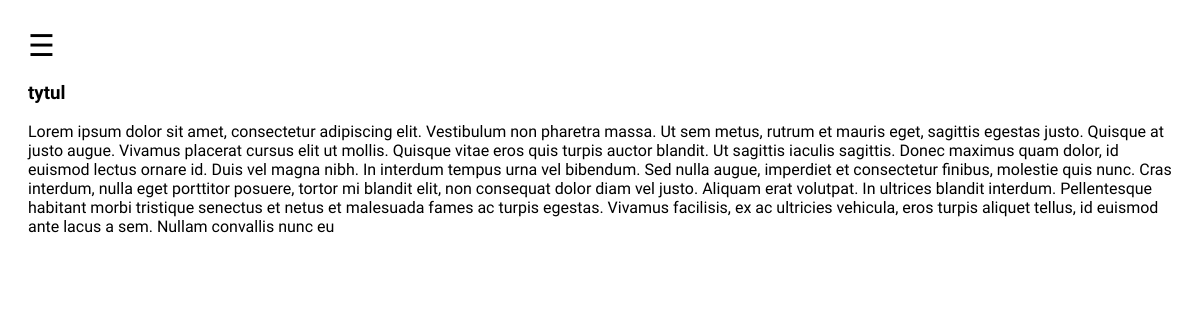
The page /text/10/ on the database as committed earlier.
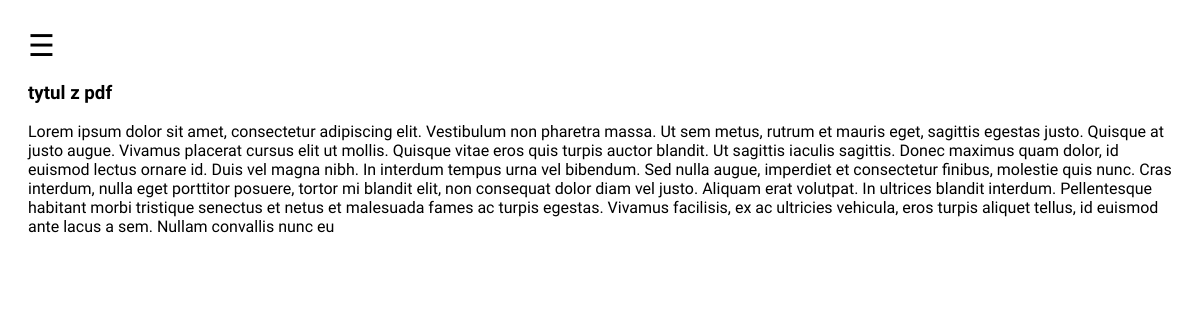
The same page on the database as committed later.
### web/models.py (models this page shows, shortened)
class Text(models.Model):
    tittle = models.CharField(max_length=200)
    text = models.TextField()
    pdf = models.FileField(upload_to='media_cdn', default=None, null=True)
    data = models.DateTimeField(auto_now=False, auto_now_add=True)

### web/views.py (the view)
# urls.py: path('text/<int:id>/', views.press_detail, name='press_detail'),
def press_detail(request, id):
    text = get_object_or_404(Text, id=id)
    context = {
        'text':text,
    }
    return render(request, 'press_detail.html', context)

### templates/press_detail.html (shortened to what this page needs)
{% extends 'base.html' %}
{% load static %}
{% block content %}
<div>
    <h3>{{ text.tittle }}</h3>
    <p>{{ text.text }}</p>
</div>
{% endblock content %}

Rows that differ between the two databases and show on the page:
changed Text: tittle "tytul" → "tytul z pdf"
